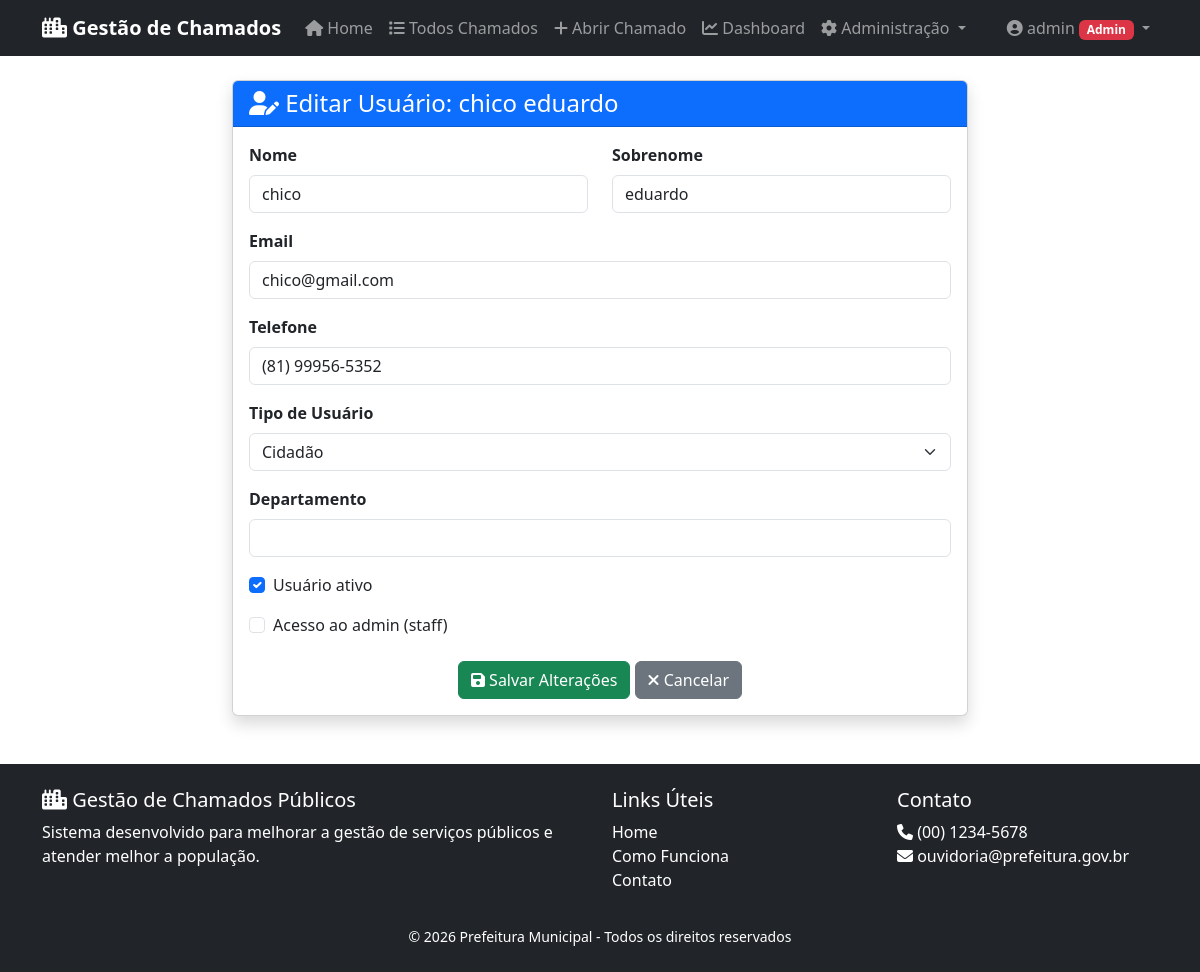
Page /accounts/usuarios/2/editar/ (signed in) on the committed database.
### accounts/models.py (models this page shows, shortened)
class User(AbstractUser):
    USER_TYPE_CHOICES = (
        ('citizen', 'Cidadão'),
        ('analyst', 'Analista de Ouvidoria'),
        ('manager', 'Gestor'),
        ('admin', 'Administrador'),
    )
    user_type = models.CharField(
        _('Tipo de usuário'),
        max_length=20,
        choices=USER_TYPE_CHOICES,
        default='citizen'
    )
    phone = models.CharField(_('Telefone'), max_length=20, blank=True)
    cpf = models.CharField(_('CPF'), max_length=14, unique=True, blank=True, null=True)
    address = models.TextField(_('Endereço'), blank=True)
    neighborhood = models.CharField(_('Bairro'), max_length=100, blank=True)
    department = models.CharField(_('Departamento'), max_length=100, blank=True, help_text='Ex: Ouvidoria, Infraestrutura, etc')
    created_at = models.DateTimeField(_('Criado em'), auto_now_add=True)
    updated_at = models.DateTimeField(_('Atualizado em'), auto_now=True)
    class Meta:
        verbose_name = _('Usuário')
        verbose_name_plural = _('Usuários')
    def is_manager(self):
        return self.user_type in ['manager', 'admin']
    def can_manage_tickets(self):
        return self.user_type in ['analyst', 'manager', 'admin']

### accounts/views.py (the view)
    def wrapper(request, *args, **kwargs):
        if request.user.is_authenticated and (request.user.is_manager() or request.user.is_superuser):
            return view_func(request, *args, **kwargs)
        messages.error(request, 'Acesso restrito a gestores.')
        return redirect('home')

### accounts/views.py (called while the page is built, shortened)
def manager_required(view_func):
    def wrapper(request, *args, **kwargs):
        if request.user.is_authenticated and (request.user.is_manager() or request.user.is_superuser):
            return view_func(request, *args, **kwargs)
        messages.error(request, 'Acesso restrito a gestores.')
        return redirect('home')
    return wrapper

@login_required
@manager_required
def user_edit(request, pk):
    user = get_object_or_404(User, pk=pk)
    context = {'edit_user': user}
    return render(request, 'accounts/edit_user.html', context)

### templates/accounts/edit_user.html (shortened to what this page needs)
{% extends 'base.html' %}
{% block content %}
<div class="row justify-content-center">
    <div class="col-md-8">
        <div class="card shadow">
            <div class="card-header bg-primary text-white">
                <h4 class="mb-0">
                    <i class="fas fa-user-edit"></i> Editar Usuário: {{ edit_user.get_full_name }}
                </h4>
            </div>
            <div class="card-body">
                <form method="post">
                    <div class="row">
                        <div class="col-md-6 mb-3">
                            <label class="form-label fw-bold">Nome</label>
                            <input type="text" name="first_name" class="form-control" value="{{ edit_user.first_name }}" required>
                        </div>
                        <div class="col-md-6 mb-3">
                            <label class="form-label fw-bold">Sobrenome</label>
                            <input type="text" name="last_name" class="form-control" value="{{ edit_user.last_name }}" required>
                        </div>
                    </div>
                    <div class="mb-3">
                        <label class="form-label fw-bold">Email</label>
                        <input type="email" name="email" class="form-control" value="{{ edit_user.email }}" required>
                    </div>
                    <div class="mb-3">
                        <label class="form-label fw-bold">Telefone</label>
                        <input type="text" name="phone" class="form-control" value="{{ edit_user.phone }}">
                    </div>
                    <div class="mb-3">
                        <label class="form-label fw-bold">Tipo de Usuário</label>
                        <select name="user_type" class="form-select">
                            <option value="citizen" {% if edit_user.user_type == 'citizen' %}selected{% endif %}>Cidadão</option>
                        </select>
                    </div>
                    <div class="mb-3">
                        <label class="form-label fw-bold">Departamento</label>
                        <input type="text" name="department" class="form-control" value="{{ edit_user.department }}">
                    </div>
                    <div class="form-check mb-3">
                        <input type="checkbox" name="is_active" class="form-check-input" id="is_active" {% if edit_user.is_active %}checked{% endif %}>
                        <label class="form-check-label" for="is_active">
                            Usuário ativo
                        </label>
                    </div>
                    {% if request.user.is_superuser %}
                    <div class="form-check mb-3">
                        <input type="checkbox" name="is_staff" class="form-check-input" id="is_staff" {% if edit_user.is_staff %}checked{% endif %}>
                        <label class="form-check-label" for="is_staff">
                            Acesso ao admin (staff)
                        </label>
                    </div>
                    {% endif %}
                    <div class="text-center mt-4">
                        <button type="submit" class="btn btn-success">
                            <i class="fas fa-save"></i> Salvar Alterações
                        </button>
                        <a href="{% url 'accounts:user_list' %}" class="btn btn-secondary">
                            <i class="fas fa-times"></i> Cancelar
                        </a>
                    </div>
                </form>
            </div>
        </div>
    </div>
</div>
{% endblock %}

### templates/base.html (shortened to what this page needs)
<!DOCTYPE html>
<html lang="pt-br">
<head>
    <link href="https://cdn.jsdelivr.net/npm/bootstrap@5.3.0/dist/css/bootstrap.min.css" rel="stylesheet">
    <link rel="stylesheet" href="https://cdnjs.cloudflare.com/ajax/libs/font-awesome/6.4.0/css/all.min.css">
</head>
<body>
    <nav class="navbar navbar-expand-lg navbar-dark bg-dark sticky-top">
        <div class="container">
            <a class="navbar-brand" href="{% url 'home' %}">
                <i class="fas fa-city"></i> Gestão de Chamados
            </a>
            <div class="collapse navbar-collapse" id="navbarNav">
                <ul class="navbar-nav me-auto">
                    <li class="nav-item">
                        <a class="nav-link" href="{% url 'home' %}">
                            <i class="fas fa-home"></i> Home
                        </a>
                    </li>
                    {% if user.is_authenticated %}
                    <li class="nav-item">
                        <a class="nav-link" href="{% url 'tickets:ticket_list' %}">
                            <i class="fas fa-list"></i> Todos Chamados
                        </a>
                    </li>
                    <li class="nav-item">
                        <a class="nav-link" href="{% url 'tickets:ticket_create' %}">
                            <i class="fas fa-plus"></i> Abrir Chamado
                        </a>
                    </li>
                    {% endif %}
                    {% if user.is_authenticated and user.can_manage_tickets %}
                    <li class="nav-item">
                        <a class="nav-link" href="{% url 'tickets:dashboard' %}">
                            <i class="fas fa-chart-line"></i> Dashboard
                        </a>
                    </li>
                    {% endif %}
                    {% if user.is_authenticated and user.is_manager %}
                    <li class="nav-item dropdown">
                        <a class="nav-link dropdown-toggle" href="#" id="adminMenu" role="button" data-bs-toggle="dropdown">
                            <i class="fas fa-cog"></i> Administração
                        </a>
                    </li>
                    {% endif %}
                </ul>
                <ul class="navbar-nav">
                    {% if user.is_authenticated %}
                    <li class="nav-item dropdown">
                        <a class="nav-link dropdown-toggle" href="#" id="userDropdown" role="button" data-bs-toggle="dropdown">
                            <i class="fas fa-user-circle"></i> {{ user.get_full_name|default:user.username }}
                            {% if user.user_type == 'analyst' %}
                            <span class="badge bg-info">Analista</span>
                            {% elif user.user_type == 'manager' %}
                            <span class="badge bg-warning">Gestor</span>
                            {% elif user.user_type == 'admin' %}
                            <span class="badge bg-danger">Admin</span>
                            {% endif %}
                        </a>
                    </li>
                    {% endif %}
                </ul>
            </div>
        </div>
    </nav>
    <main class="container mt-4">
        {% block content %}{% endblock %}
    </main>
    <footer class="bg-dark text-white mt-5 py-4">
        <div class="container">
            <div class="row">
                <div class="col-md-6">
                    <h5><i class="fas fa-city"></i> Gestão de Chamados Públicos</h5>
                    <p>Sistema desenvolvido para melhorar a gestão de serviços públicos e atender melhor a população.</p>
                </div>
                <div class="col-md-3">
                    <h5>Links Úteis</h5>
                    <ul class="list-unstyled">
                        <li><a href="{% url 'home' %}" class="text-white text-decoration-none">Home</a></li>
                        <li><a href="#" class="text-white text-decoration-none">Como Funciona</a></li>
                        <li><a href="#" class="text-white text-decoration-none">Contato</a></li>
                    </ul>
                </div>
                <div class="col-md-3">
                    <h5>Contato</h5>
                    <ul class="list-unstyled">
                        <li><i class="fas fa-phone"></i> (00) 1234-5678</li>
                        <li><i class="fas fa-envelope"></i> ouvidoria@prefeitura.gov.br</li>
                    </ul>
                </div>
            </div>
            <div class="text-center mt-3">
                <small>&copy; 2026 Prefeitura Municipal - Todos os direitos reservados</small>
            </div>
        </div>
    </footer>
</body>
</html>

### templates/base.html (style rules this page uses)
.navbar-brand { font-weight: bold; }

### rows in the picture
User: get_full_name "admin"
User: get_full_name "chico eduardo", first_name "chico", last_name "eduardo", email "chico@gmail.com", phone "(81) 99956-5352", user_type "Cidadão", is_active "☑"
